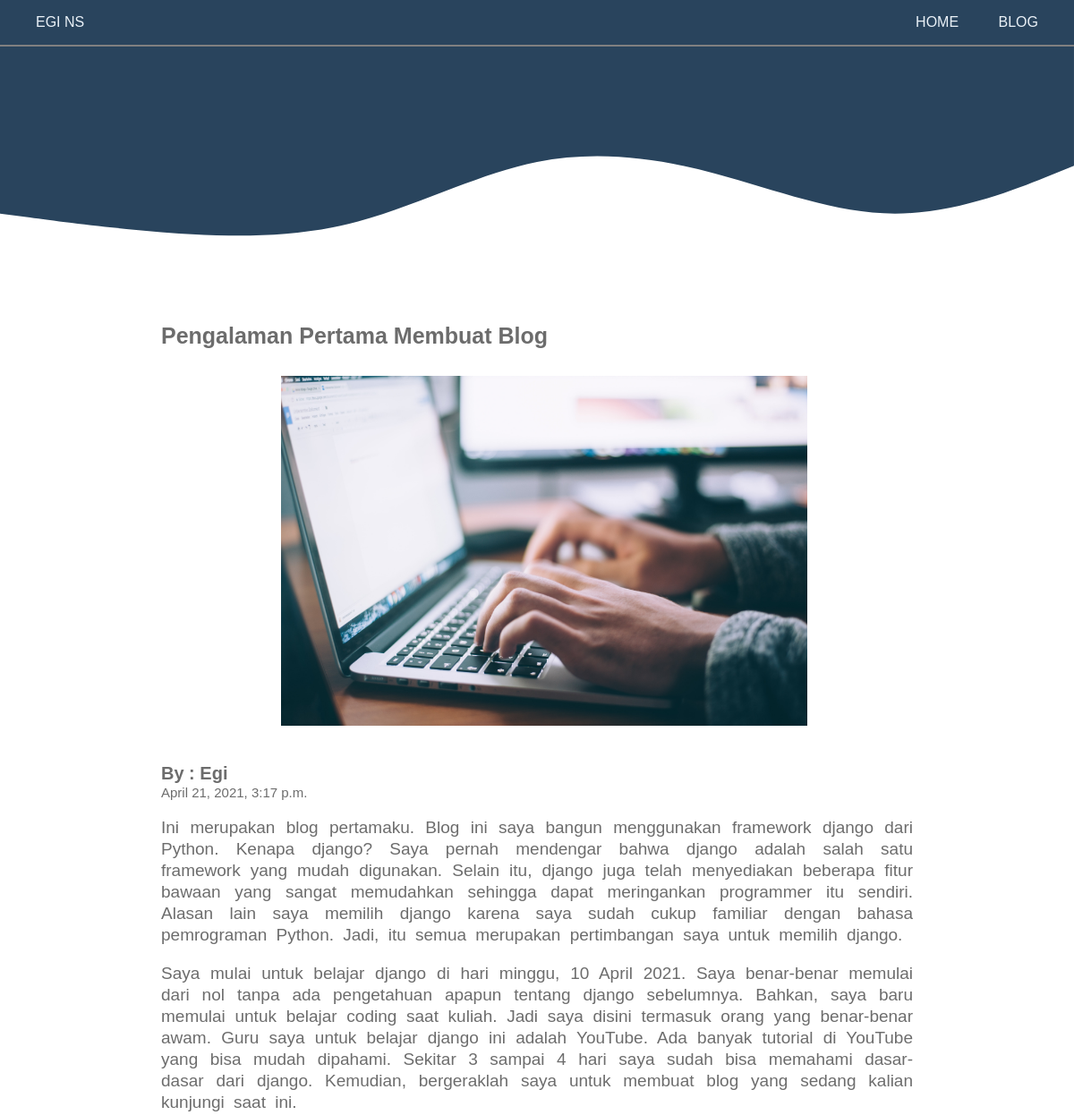
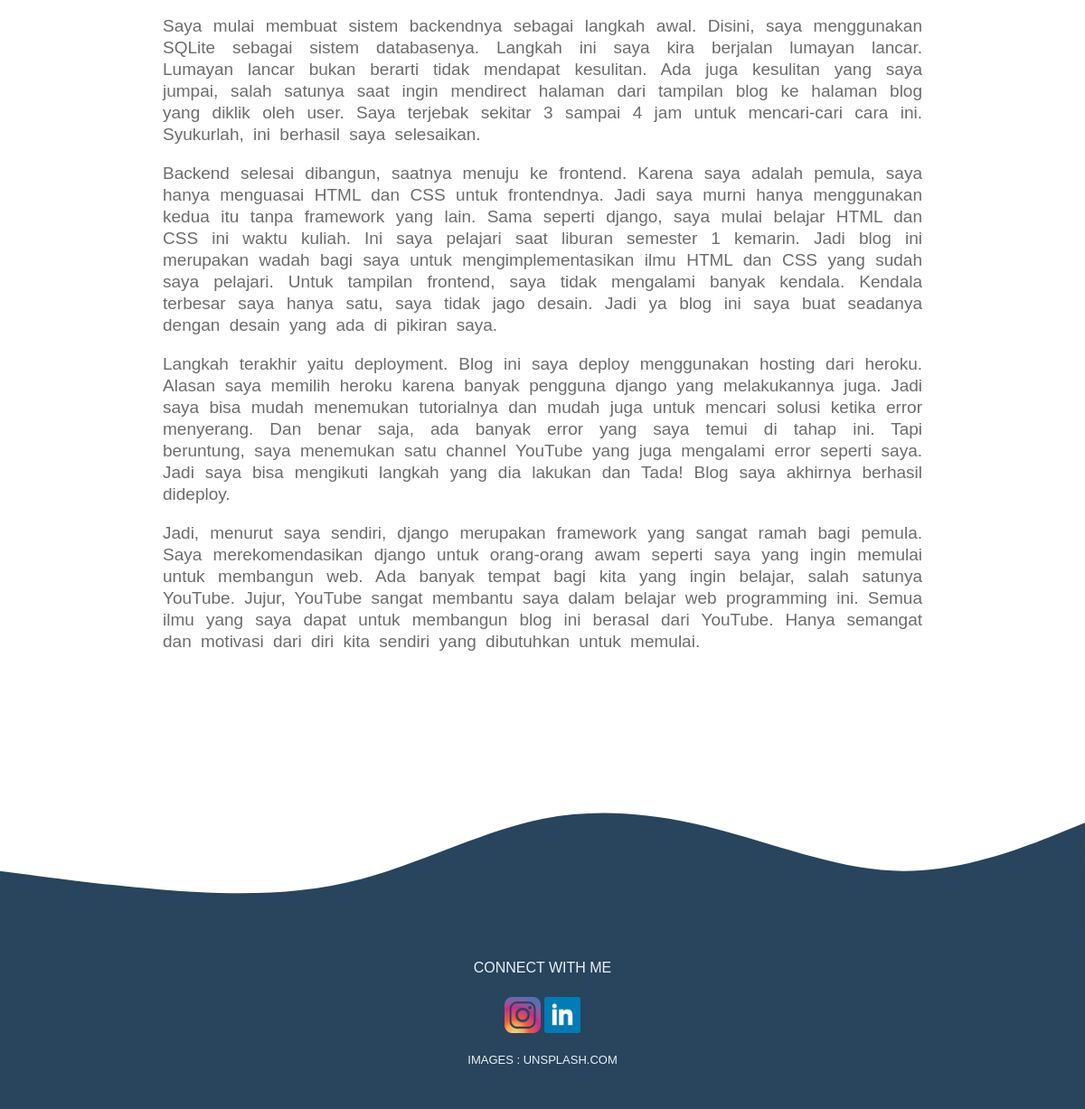
The app's page /blog/4 with its own data (2 pictures, top to bottom).
### myblog/models.py (models this page shows, shortened)
class Halaman(models.Model):
    gambar = models.ImageField(null=True, upload_to="static/image")
    judul = models.CharField(max_length=50)
    penulis = models.CharField(max_length=40)
    waktu = models.DateTimeField(auto_now_add=True)
    ringkasan = models.CharField(max_length=200, null=True)
    artikel = models.TextField()

### myblog/views.py (the view)
# urls.py: path('blog/<int:id_halaman>', full_artikel, name="full_artikel")
def full_artikel(request, id_halaman):
    artk = Halaman.objects.get(id=id_halaman)
    konteks = {
        'artk' : artk,
    }
    return render(request, 'full-artikel.html', konteks)

### myblog/templates/full-artikel.html (shortened to what this page needs)
{% load static %}
<!DOCTYPE html>
<html lang="en">
<head>
    <link rel="stylesheet" href="{% static 'css/artikelstyle.css' %}">
</head>
<div class="bar">
    <div class="egi">EGI NS</div>
    <a href="{% url 'home' %}" id="home">HOME</a>
    <a href="/blog/" id="blog">BLOG</a>
</div>
<body>
    <div class="artikel" >
        <h2>{{artk.judul}}</h2> <br><br><br>
        <img src="{{artk.gambar.url}}"/>
        <h5>By : {{artk.penulis}} <br>
            <span id='waktu'>{{artk.waktu}}</span></h5>
        <p>{{artk.artikel|linebreaks}}</p>
    </div>
    <div class="contact">
        <p>CONNECT WITH ME</p>
        <a href="https://www.instagram.com/egi_ns27" target="_blank"><img src="../../static/image/ig.png" alt="Instagram"></a>
        <a href="https://www.linkedin.com/in/eginawwarsukma/" target="_blank"><img src="../../static/image/linkedin.png" alt="Linkedin"></a>
        <div class="unsplash">IMAGES : <a href="https://www.unsplash.com" target="_blank">UNSPLASH.COM</a></div>
    </div>
</body>
</html>

### static/css/artikelstyle.css (style rules this page uses)
html, body, div, span, applet, object, iframe, h1, h2, h3, h4, h5, h6, blockquote, pre, a, abbr, acronym, address, big, cite, code, del, dfn, em, img, ins, kbd, q, s, samp, small, strike, strong, sub, sup, tt, var, b, u, i, center, dl, dt, dd, ol, ul, li, fieldset, form, label, legend, table, caption, tbody, tfoot, thead, tr, th, td, article, aside, canvas, details, embed, figure, figcaption, footer, header, hgroup, menu, nav, output, ruby, section, summary, time, mark, audio, video { margin: 0; padding: 0; border: 0; font-size: 100%; font: inherit; vertical-align: baseline; }
body { line-height: 1; }
html { scroll-behavior: smooth; }
.header, body { font-family: 'Gill Sans', 'Gill Sans MT', Calibri, 'Trebuchet MS', sans-serif; color: rgba(0, 0, 0, 0.575); }
.bar { height: 50px; background-color: #29445d; text-align: end; line-height: 50px; border-bottom: 2px solid gray; }
.bar .egi { text-align: left; font-size: 16px; color: #ebf2f8; position: relative; margin-left: 40px; }
.bar a { font-size: 16px; color: #ebf2f8; position:relative; top: -50px; margin-right: 40px; text-decoration: none; }
.artikel { padding: 3% 15%; text-align: justify; font-size: 19px; }
.artikel p { word-spacing: 5px; line-height: 24px; }
.artikel img { margin-top: -30px; margin-bottom: 20px; width: 70%; margin-left: 16%; margin-right: auto; }
.artikel h2, .artikel h2, .artikel h2 { font-size: 25px; font-weight: bolder; margin: 5px 0px; }
.artikel h5, .artikel h5, .artikel h5 { font-size: 20px; font-weight: bolder; margin: 20px 0px 7px 0px; }
.artikel h5 #waktu { font-size: 15px; font-weight: lighter; }
.contact { margin-top: -20px; background-color:#29445d; height: 200px; text-align: center; color:#ebf2f8; padding-top: 20px; box-sizing: border-box; }
.contact img { height: 40px; margin-top: 8px; display: inline-block; }
.unsplash { font-size: 13px; color:#ebf2f8; margin-top: 20px; }
.unsplash a { text-decoration: none; color:#ebf2f8; }

### records on screen
Halaman: judul "Pengalaman Pertama Membuat Blog", gambar (picture), penulis "Egi", waktu "April 21, 2021, 3:17 p.m.", artikel "Ini merupakan blog pertamaku. Blog ini saya bangun menggunakan framework django dari Python. Kenapa django? Saya pernah mendengar bahwa django adalah salah satu framework yang mudah digunakan. Selain itu, django juga telah menyediakan beberapa fitur bawaan yang sangat memudahkan sehingga dapat meringankan programmer itu sendiri. Alasan lain saya memilih django karena saya sudah cukup familiar dengan bahasa pemrograman Python. Jadi, itu semua merupakan pertimbangan saya untuk memilih django. Saya mulai untuk belajar django di hari minggu, 10 April 2021. Saya benar-benar memulai dari nol tanpa ada pengetahuan apapun tentang django sebelumnya. Bahkan, saya baru memulai untuk belajar coding…"
